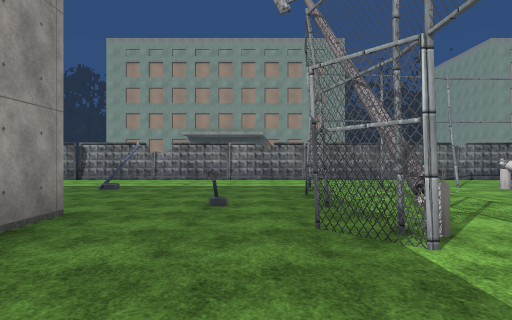
View 1 (above)

24 first-person views from a walk through a scene from a Unity 3-D project. The camera is 1.4 m above the floor, looks level and sees 70° across. Doors are open. The floor is counted in squares, 2 m on a side. Each view is taken from the middle of a square. On the plan, view 1 faces up. The plan holds only what a view shows up to about 11 squares ahead; the rest is blank. The place goes on beyond the plan. Flat ground stands in for the terrain. Some surface patterns are stand-ins.

View 2
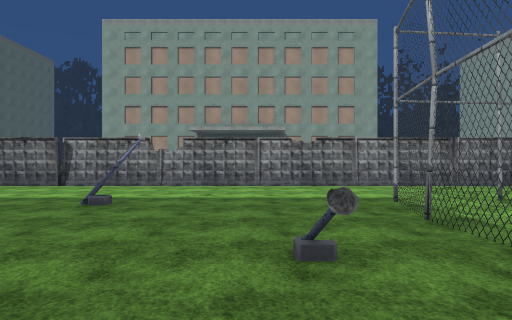

View 3
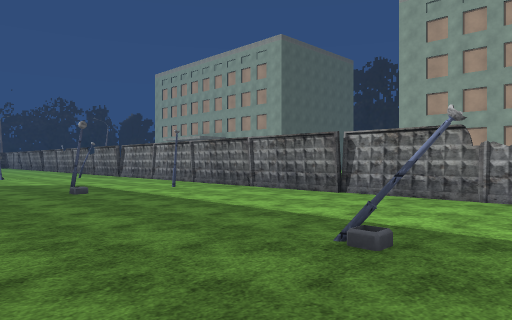

View 4
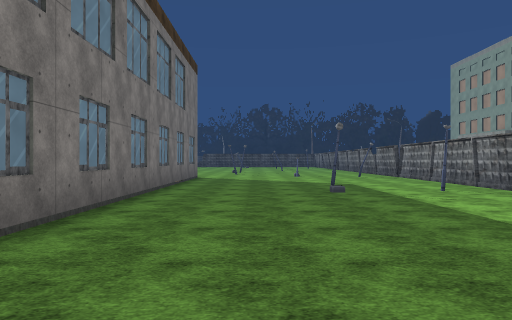

View 5
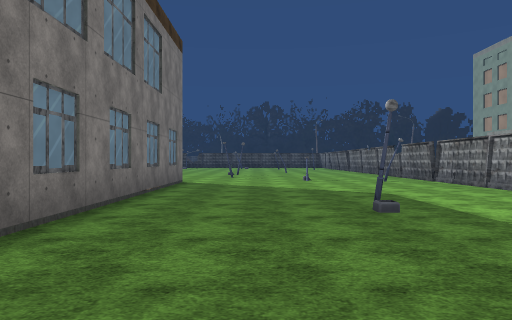

View 6
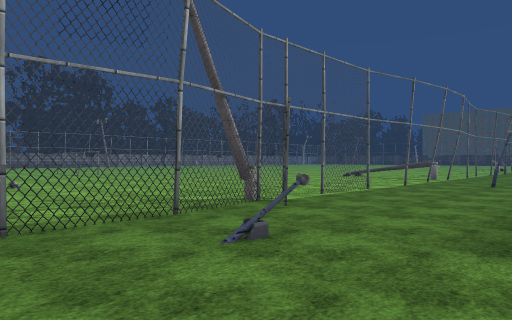

View 7
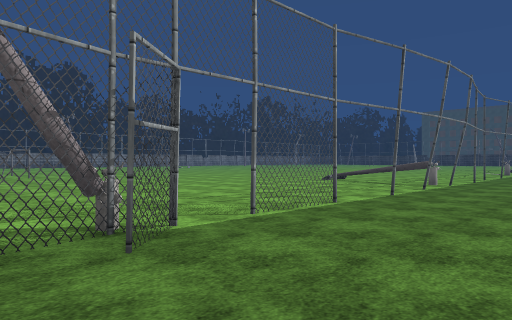

View 8
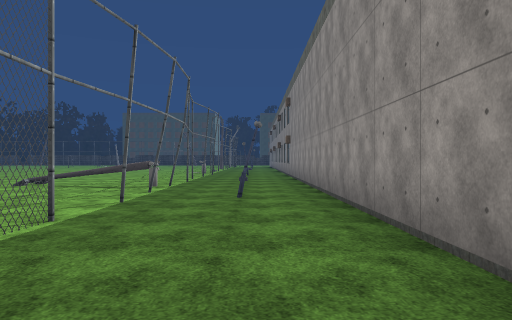

View 9
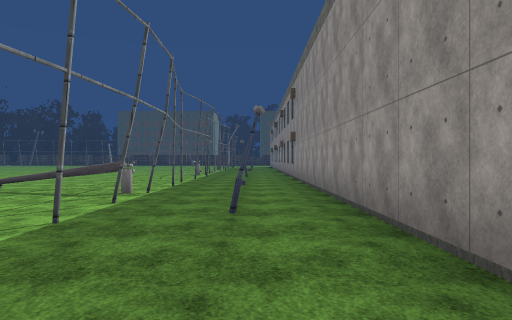

View 10
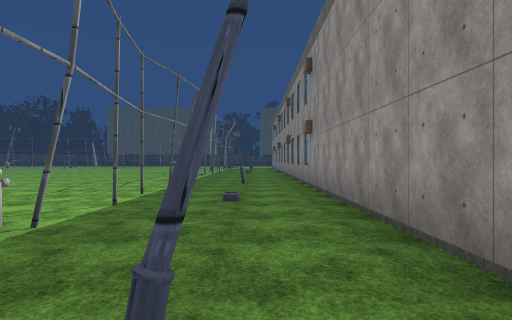

View 11
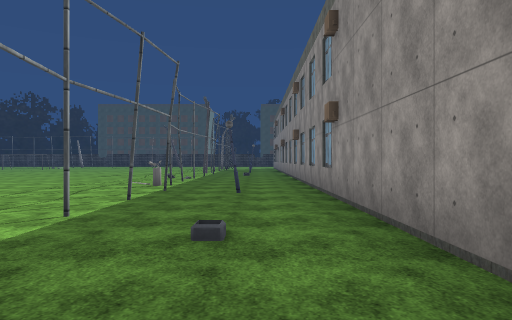

View 12
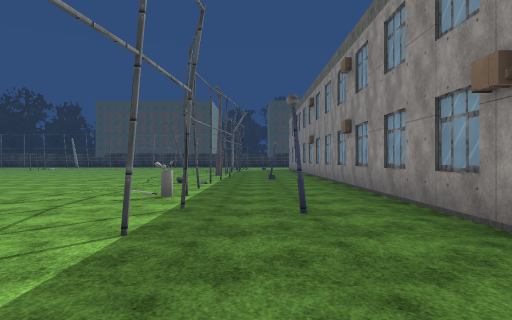

View 13
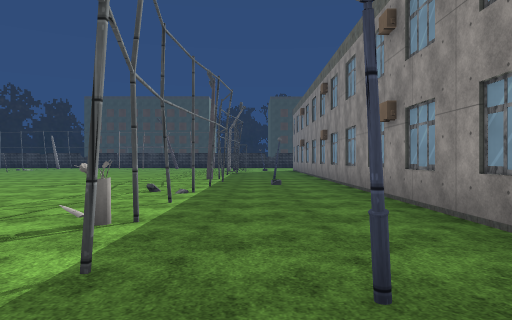

View 14
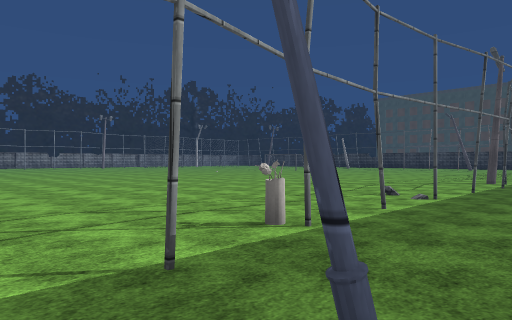

View 15
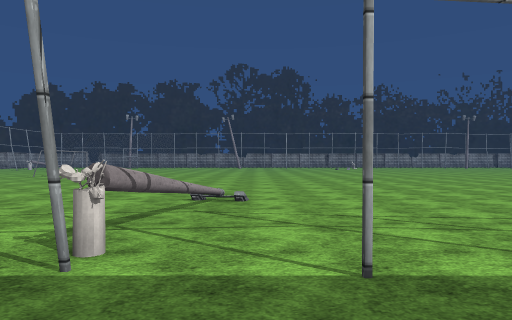

View 16
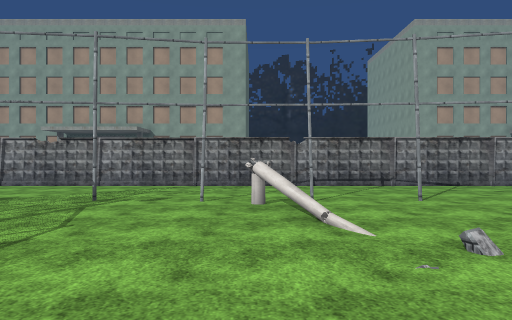

View 17
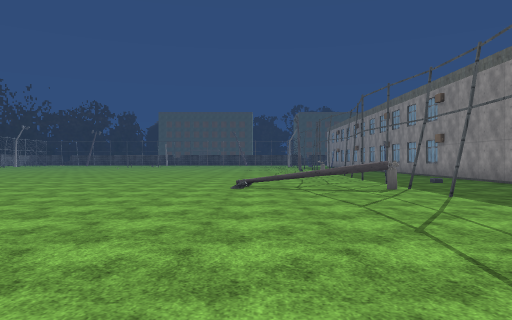

View 18
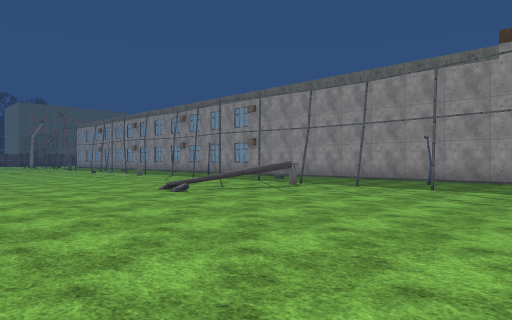

View 19
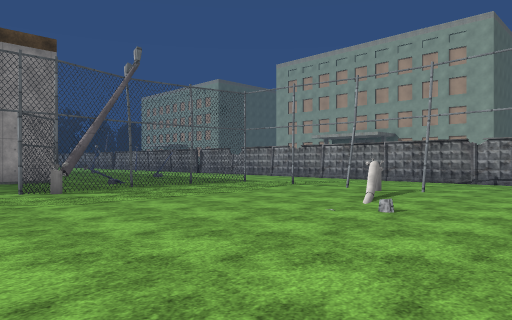

View 20
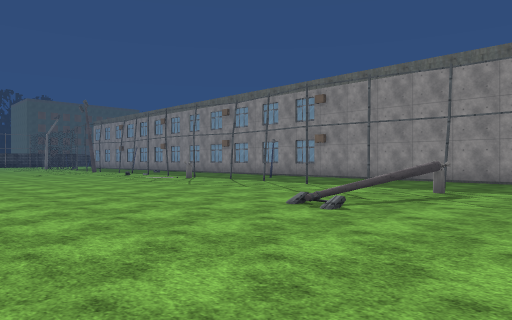

View 21
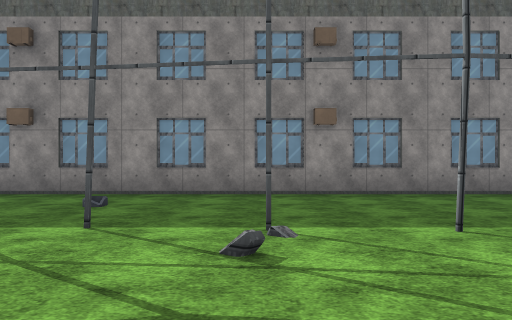

View 22
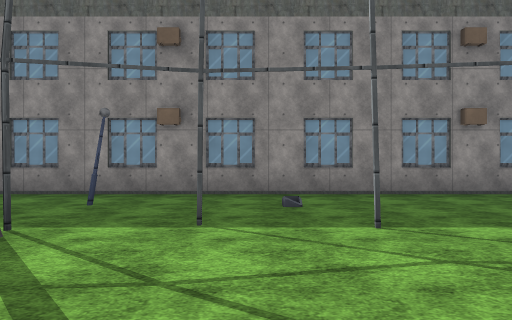

View 23
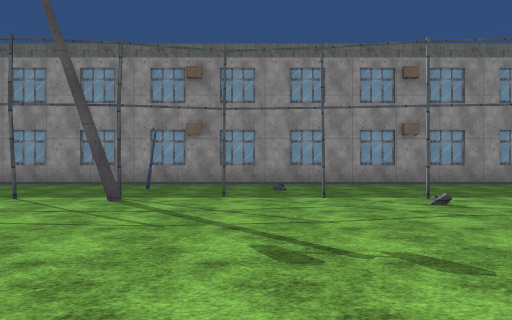

View 24
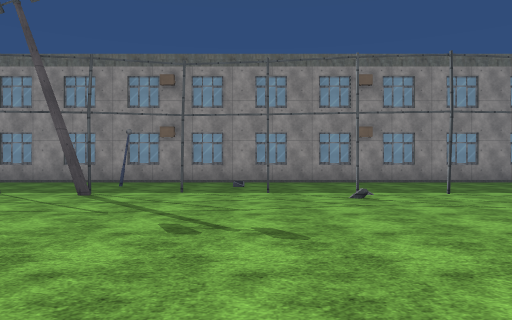

### Floor plan
Key: @ floor where view 1 was taken; # wall or solid block; . floor; = window, fence, low wall or low ledge; L lamp; O other object.
Columns run from 16 left of view 1 to 10 right of it. Each row starts with its distance up from view 1.
 13 ###########################
 12 ...........................
 11 ......L....................
 10 ...........................
  9 ......L......L...=.#..L..#.
  8 .................=....L....
  7 .................=........
  6 .................=........
  5 ...O...........L.=.........
  4               ...=.........
  3               ...=L........
  2               .............
  1               ...=.........
  0               ..@=.........
 -1              ##............
 -2              ##..#.........
 -3              ##L...........
 -4              ##..#.........
 -5              ##............
 -6              ##...L#==.....
 -7              ##............
 -8              ##..#.........
 -9              ##............
-10              ##............
-11               #............
-12               #............
-13               .L.#.........
-14               .............
-15               ....L........
-16               .............
-17               ...#.........
-18               ............
-19               ...#.......
-20               ..........
-21               ...#...... .
-22               ...........
-23               ..........
-24               .........
-25                L..#..
-26                .....

Where each view was taken, in squares from view 1:
view 1: 0 up, 0 right, facing up
view 2: 3 up, 1 left, facing up
view 3: 6 up, 2 left, facing up-left
view 4: 7 up, 2 left, facing left
view 5: 7 up, 5 left, facing left
view 6: 8 up, 3 left, facing down-right
view 7: 5 up, 2 left, facing down-right
view 8: 4 up, 1 left, facing down
view 9: 2 up, 1 left, facing down
view 10: 2 down, 1 left, facing down
view 11: 5 down, 1 left, facing down
view 12: 8 down, 0 right, facing down
view 13: 11 down, 0 right, facing down
view 14: 12 down, 1 left, facing down-right
view 15: 7 down, 1 left, facing right
view 16: 3 up, 6 right, facing up
view 17: 3 up, 5 right, facing down
view 18: 1 up, 10 right, facing down-left
view 19: 1 up, 10 right, facing up-left
view 20: 3 down, 10 right, facing down-left
view 21: 19 down, 5 right, facing left
view 22: 22 down, 5 right, facing left
view 23: 22 down, 8 right, facing left
view 24: 21 down, 9 right, facing left
